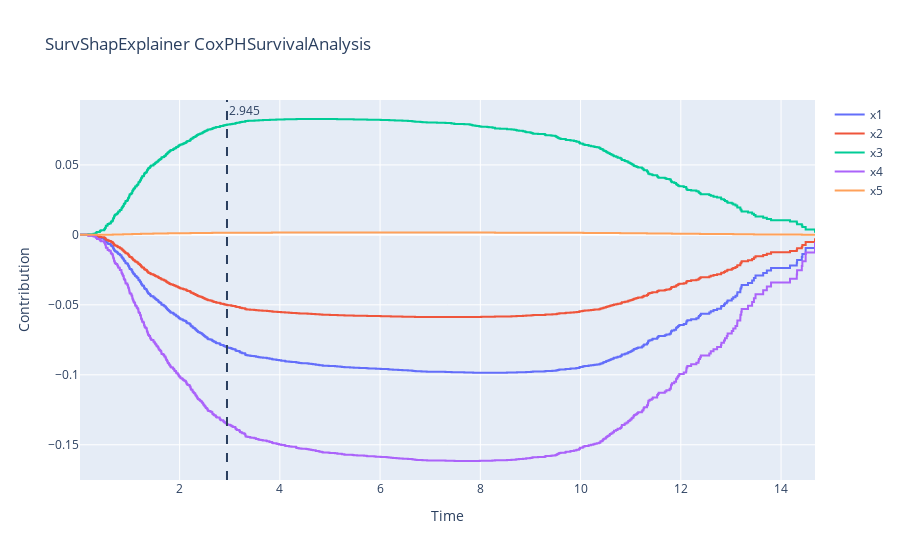

The cell this chart's notebook holds for it:
### Code cell
cph_expl = SurvShapExplainer(cph, test_X, test_y)

cph_expl0 = run_explainer_n_times(cph_expl, test_X.iloc[[690]], test_y[690]["duration"], "exp1", n=10)

### Figure 1 — Plotly figure (JSON) as saved in the notebook; plotly's stock layout.template omitted (floating-point values rounded to 4 significant figures; data arrays with more than 128 entries replaced by an {"elided": "..."} marker saying what was removed)
{"data": [{"line": {"shape": "hv"}, "mode": "lines", "name": "x1", "type": "scatter", "x": {"elided": "1000 float values"}, "y": {"elided": "1000 float values"}}, {"line": {"shape": "hv"}, "mode": "lines", "name": "x2", "type": "scatter", "x": {"elided": "1000 float values"}, "y": {"elided": "1000 float values"}}, {"line": {"shape": "hv"}, "mode": "lines", "name": "x3", "type": "scatter", "x": {"elided": "1000 float values"}, "y": {"elided": "1000 float values"}}, {"line": {"shape": "hv"}, "mode": "lines", "name": "x4", "type": "scatter", "x": {"elided": "1000 float values"}, "y": {"elided": "1000 float values"}}, {"line": {"shape": "hv"}, "mode": "lines", "name": "x5", "type": "scatter", "x": {"elided": "1000 float values"}, "y": {"elided": "1000 float values"}}], "layout": {"annotations": [{"showarrow": false, "text": "2.945", "x": 2.945, "xanchor": "left", "xref": "x", "y": 1, "yanchor": "top", "yref": "y domain"}], "shapes": [{"line": {"dash": "dash"}, "type": "line", "x0": 2.945, "x1": 2.945, "xref": "x", "y0": 0, "y1": 1, "yref": "y domain"}], "title": {"text": "SurvShapExplainer CoxPHSurvivalAnalysis"}, "xaxis": {"title": {"text": "Time"}}, "yaxis": {"title": {"text": "Contribution"}}}}
